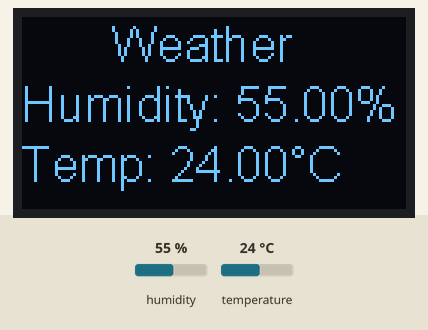
Bench run of a sketch on a simulated ESP8266 (NodeMCU). Parts: 128×64 one-colour display. Inputs (shaded band) come from the test bench; at power-on: humidity 55 %, temperature 24 °C.

Above: at 3.8 s.
3.9 s: humidity set to 22 %
At 9.7 s:
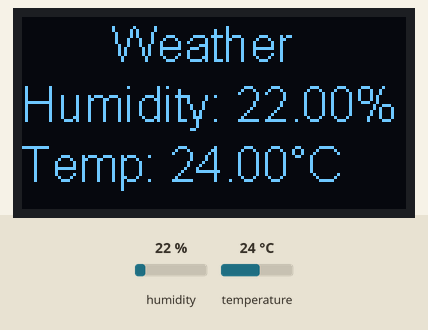
10.6 s: temperature set to 12 °C
At 13.4 s:
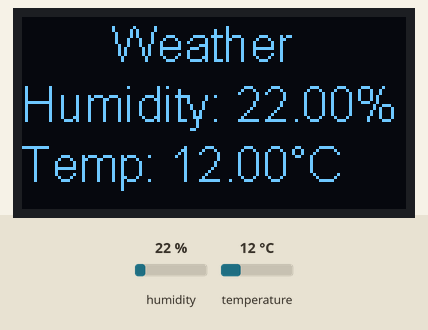
14.5 s: humidity set to 40 %
At 19.4 s:
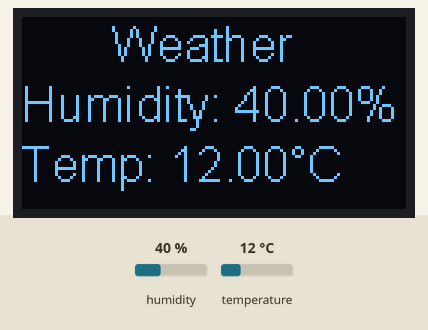
19.7 s: temperature set to 19 °C
At 21.9 s:
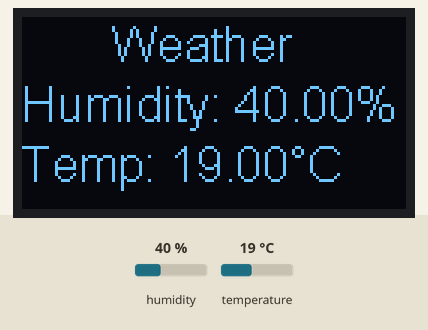
Timing chart, 0 to 23.4 s (numbered marks = the images above; inputs shaded):
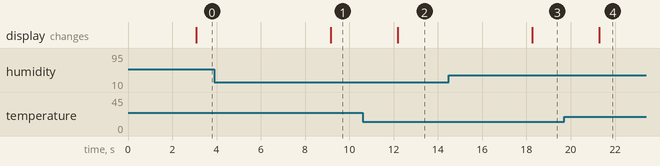

Measured:
- after the input at 3.9 s, the display: changes after 5.2 s (image 1)
- after the input at 10.6 s, the display: changes after 1.6 s (image 2)
- after the input at 14.5 s, the display: changes after 3.8 s (image 3)
- after the input at 19.7 s, the display: changes after 1.6 s (image 4)

The sketch:

861.ino
```cpp
/*Modified by
 * Technical Team,REES52
 */

// Include the correct display library
// For a connection via I2C using Wire include
#include <Wire.h>
#include "SSD1306.h"


#include <ESP8266WiFi.h>

#include <BlynkSimpleEsp8266.h>


#include <DHT.h>

////all of these includes come from the ZIP libraries we have added

//#define DHTPIN 4     // what pin we're connected to
#define DHTPIN D2
#define DHTTYPE DHT11   // DHT 11

// Initialize the OLED display i2C
//D3 -> SDA
//D5 -> SCL

// Initialize the OLED display using Wire library
SSD1306  display(0x3C, D3, D5);

DHT dht(DHTPIN, DHTTYPE);

BlynkTimer timer;

void setup(){
  Serial.begin(115200);
  // Initialising the UI will init the display too.
  display.init();

  display.flipScreenVertically();
  display.setFont(ArialMT_Plain_16);
  display.setTextAlignment(TEXT_ALIGN_LEFT);
  dht.begin(); // initialize dht

  //Blynk.begin(auth, ssid, pass, "blynk-cloud.com", 8080);
  timer.setInterval(1000L, sendSensor);
}

void displayWeather(){ //Creating a function to read and display temperature and humidity on OLED display
  float h = dht.readHumidity();
  // Read temperature as Celsius
  delay(3000);
  float t = dht.readTemperature();
  // Read temperature as Fahrenheit
  //delay(3000);
  float f = dht.readTemperature(true);

  // Check if any reads failed and exit early (to try again).
  if (isnan(h) || isnan(t) || isnan(f)){
    display.clear(); // clearing the display
    display.drawString(5,0, "DHT Failed!");
    return;
  }
  display.clear();
  display.drawString(30, 0, "Weather");
  display.drawString(0, 20, "Humidity: " + String(h) + "%\t");
  display.drawString(0, 40, "Temp: " + String(t) + "°C");
  //Uncomment to get temperature in farenheit
  //display.drawString(0, 40, "Temp: " + String(f) + "°F");

}

//is loop the same as main() in other languages - doesnt need to be called
//event driven programming - has a game loop
void loop(){
  //Blynk.run(); // Running the blynk code
  displayWeather(); //Calling back the displayWeather function
  display.display();
  timer.run();
}

//sending data to server - no longer needed
void sendSensor()
{

}
```
